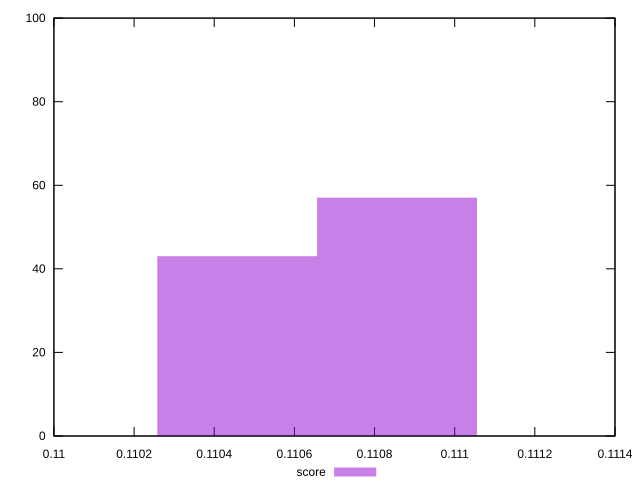

The script that saved this image:
reset
set terminal svg size 640, 490
set output "reprap/uses-long-cache-ttl/samples/pages/score/histogram.svg"

$score <<EOF
0.11045732682572963 43
0.1108560897384579 57
EOF

set key outside below
set boxwidth 0.00039876291272826584
set yrange [0:100]
set style fill transparent solid 0.5 noborder

plot \
  $score title "score" with boxes, \


reset
